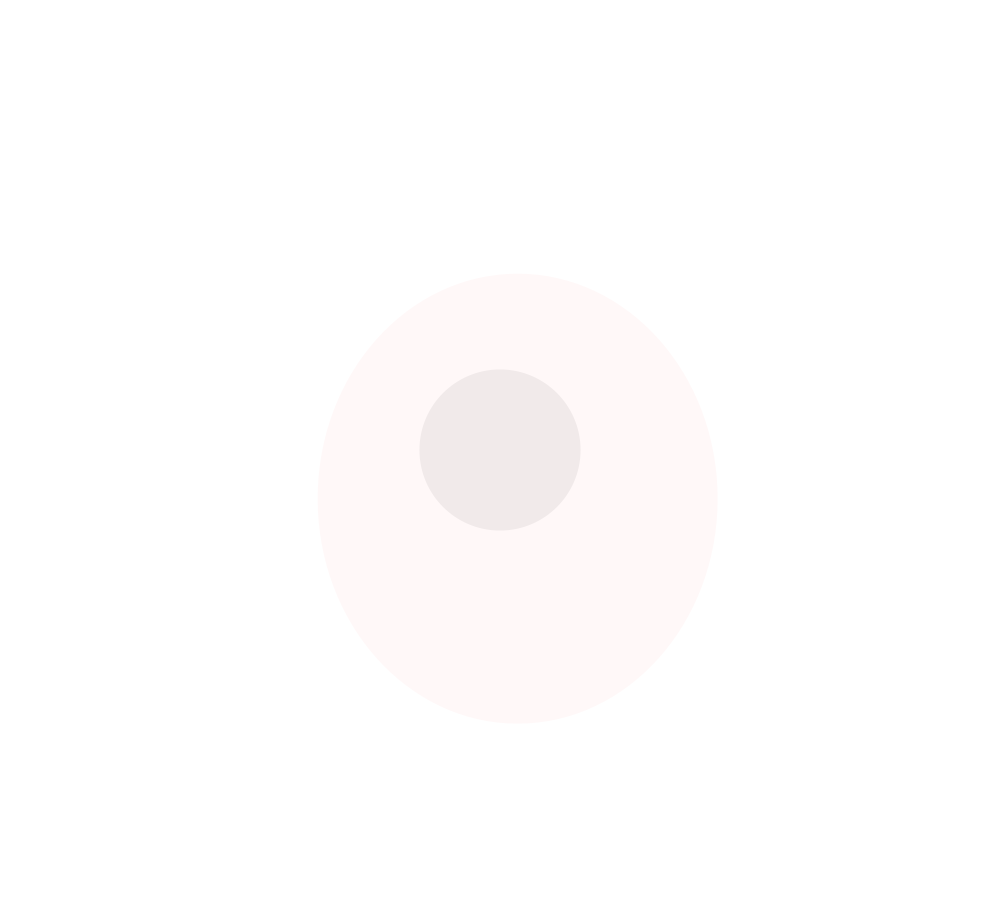
Frame 1 (no input)
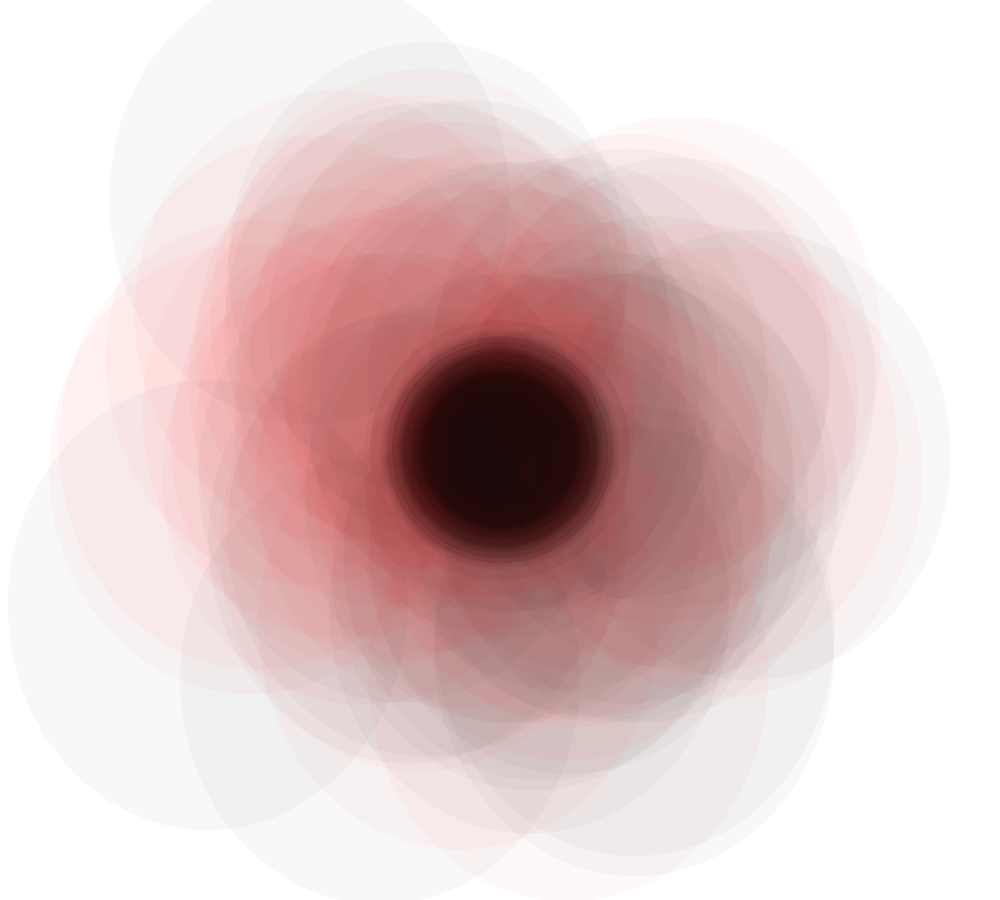
Frame 60 (the mouse pressed at the canvas centre just before this capture)
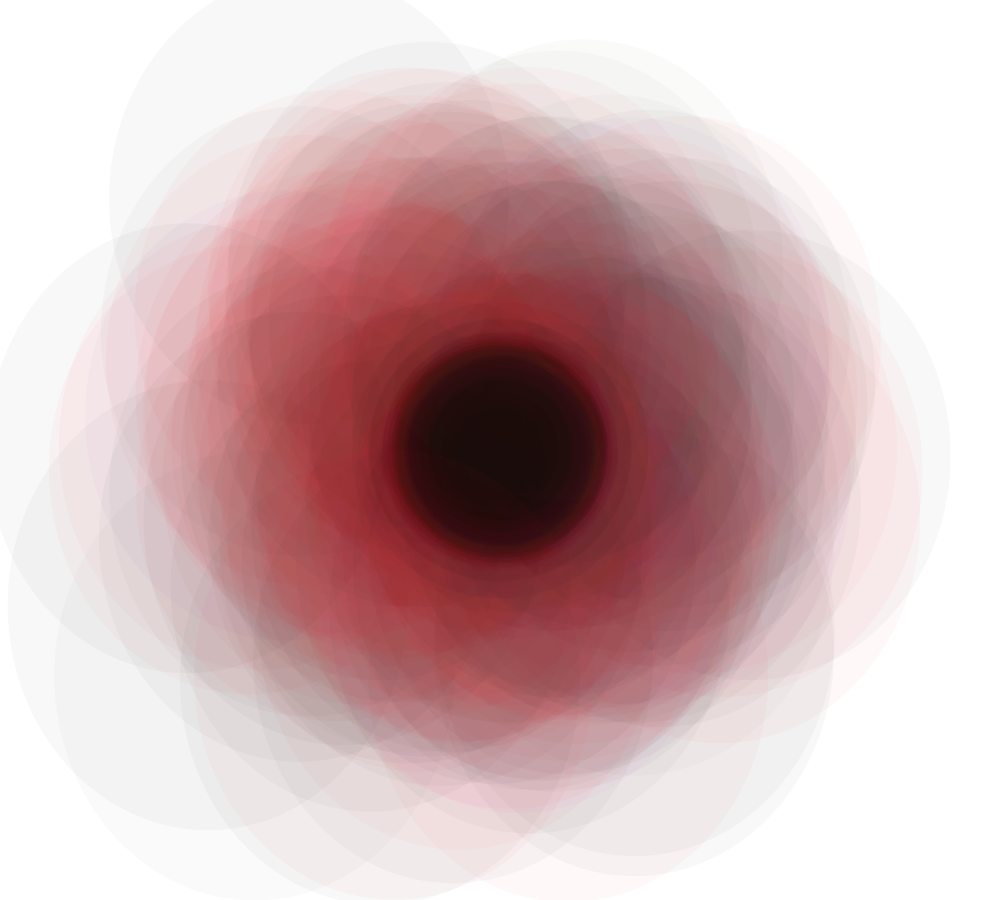
Frame 120 (the mouse held since frame 60 and released just before this capture)

The Processing sketch that drew these frames (run headless with seeded random() and noise(); from frame 60 on, the mouse is pressed at the canvas centre):

// Processing sketch: processing_183840
// ── processing_183840.pde

// Mouse Click to generate a new EYE 


float b, eyec, ce;

void setup(){
 size(1000,900);
 background(255);
 colorMode(HSB, 360);
}

void draw(){
  
  float sd = width/8;
  float mean = width/2;
  float x = randomGaussian()*sd + mean;
  
  float sdy = height/8;
  float ymean = height/2;
  float y = randomGaussian()*sdy + ymean;
  


  float sdc = 360/ce;
  println(ce);
  float cmean = 360/2;
  float c = randomGaussian()*sdc+cmean;
  
    fill(c,c,c,10);
  noStroke();
  // stroke(1);
  ellipse(x, y, 400, 450);
    // ellipse(x, y, 30, 409);
    // ellipse(x-200, y, 30, 409);
    
    

  fill(0,20);
  float size=randomGaussian()*sd+mean;
   ellipse(width/2, height/2, size/3, size/3);

}


void mousePressed(){
  background(255);
 ce = random(-2,8);
}
